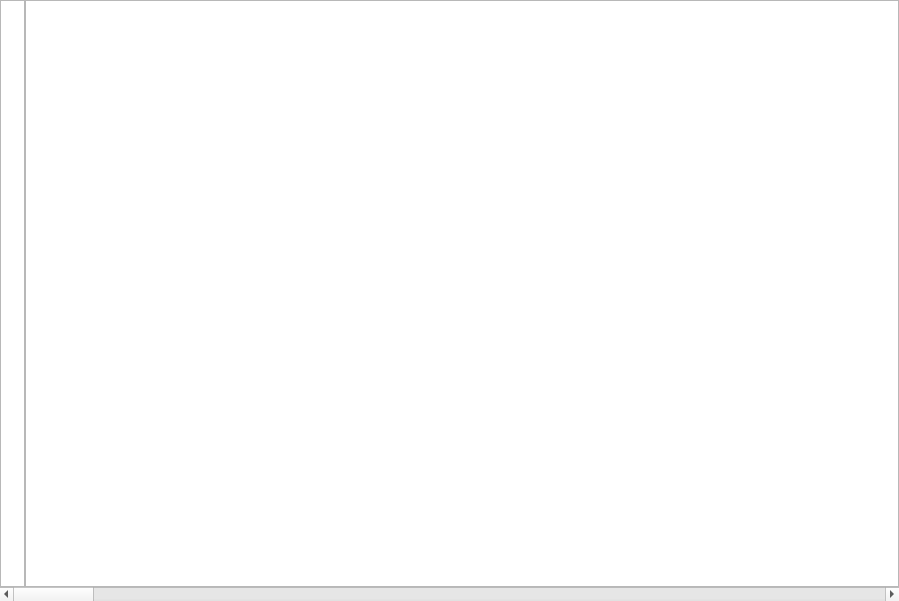
<?xml version="1.0" encoding="UTF-8"?>
<ui version="4.0">
 <class>MyTextEdit</class>
 <widget class="QWidget" name="MyTextEdit">
  <property name="geometry">
   <rect>
    <x>0</x>
    <y>0</y>
    <width>899</width>
    <height>601</height>
   </rect>
  </property>
  <property name="windowTitle">
   <string>Form</string>
  </property>
  <layout class="QVBoxLayout" name="verticalLayout">
   <property name="spacing">
    <number>0</number>
   </property>
   <property name="leftMargin">
    <number>0</number>
   </property>
   <property name="topMargin">
    <number>0</number>
   </property>
   <property name="rightMargin">
    <number>0</number>
   </property>
   <property name="bottomMargin">
    <number>0</number>
   </property>
   <item>
    <layout class="QHBoxLayout" name="horizontalLayout">
     <property name="spacing">
      <number>0</number>
     </property>
     <item>
      <widget class="QTextBrowser" name="textBrowser">
       <property name="maximumSize">
        <size>
         <width>25</width>
         <height>16777215</height>
        </size>
       </property>
       <property name="verticalScrollBarPolicy">
        <enum>Qt::ScrollBarAlwaysOff</enum>
       </property>
       <property name="horizontalScrollBarPolicy">
        <enum>Qt::ScrollBarAlwaysOff</enum>
       </property>
      </widget>
     </item>
     <item>
      <widget class="QTextEdit" name="textEdit">
       <property name="horizontalScrollBarPolicy">
        <enum>Qt::ScrollBarAlwaysOff</enum>
       </property>
       <property name="lineWrapMode">
        <enum>QTextEdit::NoWrap</enum>
       </property>
      </widget>
     </item>
    </layout>
   </item>
   <item>
    <widget class="QScrollBar" name="horizontalScrollBar">
     <property name="orientation">
      <enum>Qt::Horizontal</enum>
     </property>
    </widget>
   </item>
  </layout>
 </widget>
 <resources/>
 <connections/>
</ui>
